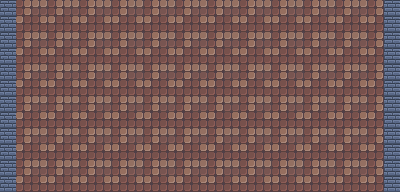

A 2D game scene composited from a Tiled map and its tileset images. What follows is a short description and the map's XML, with each tile layer's data collapsed to a summary:
An orthogonal 25x12 tile map with 16x16 px tiles, 1 tile layer (Tile Layer 1), 2 tilesets.

<map version="1.2" tiledversion="1.2.5" orientation="orthogonal" renderorder="right-down" width="25" height="12" tilewidth="16" tileheight="16" infinite="0" nextlayerid="2" nextobjectid="1">
 <tileset firstgid="1" name="floor" tilewidth="16" tileheight="16" spacing="2" margin="1" tilecount="30" columns="6">
  <image source="../v1.1 dungeon crawler 16x16 pixel pack/tiles/floor/floor_spritesheet.png" width="108" height="90" />
 </tileset>
 <tileset firstgid="31" name="wall" tilewidth="16" tileheight="16" spacing="2" margin="1" tilecount="20" columns="5">
  <image source="../v1.1 dungeon crawler 16x16 pixel pack/tiles/wall/wall_spritesheet.png" width="90" height="72" />
  <tile id="0">
   <properties>
    <property name="collides" type="bool" value="true" />
   </properties>
  </tile>
  <tile id="1">
   <properties>
    <property name="collides" type="bool" value="true" />
   </properties>
  </tile>
  <tile id="2">
   <properties>
    <property name="collides" type="bool" value="true" />
   </properties>
  </tile>
  <tile id="12">
   <properties>
    <property name="collides" type="bool" value="true" />
   </properties>
  </tile>
  <tile id="13">
   <properties>
    <property name="collides" type="bool" value="true" />
   </properties>
  </tile>
  <tile id="15">
   <properties>
    <property name="collides" type="bool" value="true" />
   </properties>
  </tile>
 </tileset>
 <layer id="1" name="Tile Layer 1" width="25" height="12">
  <data>[300 cells, 300 non-empty, 6 distinct tile ids]</data>
 </layer>
</map>